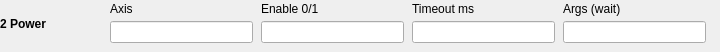
  <widget class="caFrame" name="editActionFrame2">
   <property name="geometry"><rect><x>180</x><y>258</y><width>720</width><height>52</height></rect></property>
   <property name="visibility"><enum>caFrame::Calc</enum></property>
   <property name="visibilityCalc"><string notr="true">A==2</string></property>
   <property name="channel" stdset="0"><string notr="true">$(SEQ_PFX)Edit-Action</string></property>
   <widget class="caLabel" name="editActionName2">
    <property name="geometry"><rect><x>0</x><y>2</y><width>105</width><height>43</height></rect></property>
    <property name="font"><font><bold>true</bold></font></property>
    <property name="wordWrap"><bool>true</bool></property>
    <property name="text"><string>2 Power</string></property>
   </widget>
   <widget class="caLabel" name="editAxisLabelA2_0"><property name="geometry"><rect><x>110</x><y>0</y><width>143</width><height>18</height></rect></property><property name="text"><string>Axis</string></property></widget>
   <widget class="caTextEntry" name="editAxisA2_0"><property name="geometry"><rect><x>110</x><y>21</y><width>143</width><height>22</height></rect></property><property name="channel" stdset="0"><string notr="true">$(SEQ_PFX)Edit-Axis</string></property></widget>
   <widget class="caLabel" name="editPositionLabelA2_1"><property name="geometry"><rect><x>261</x><y>0</y><width>143</width><height>18</height></rect></property><property name="text"><string>Enable 0/1</string></property></widget>
   <widget class="caTextEntry" name="editPositionA2_1"><property name="geometry"><rect><x>261</x><y>21</y><width>143</width><height>22</height></rect></property><property name="channel" stdset="0"><string notr="true">$(SEQ_PFX)Edit-Position</string></property></widget>
   <widget class="caLabel" name="editTimeoutMsLabelA2_2"><property name="geometry"><rect><x>412</x><y>0</y><width>143</width><height>18</height></rect></property><property name="text"><string>Timeout ms</string></property></widget>
   <widget class="caTextEntry" name="editTimeoutMsA2_2"><property name="geometry"><rect><x>412</x><y>21</y><width>143</width><height>22</height></rect></property><property name="channel" stdset="0"><string notr="true">$(SEQ_PFX)Edit-TimeoutMs</string></property></widget>
   <widget class="caLabel" name="editArgsLabelA2_3"><property name="geometry"><rect><x>563</x><y>0</y><width>143</width><height>18</height></rect></property><property name="text"><string>Args (wait)</string></property></widget>
   <widget class="caTextEntry" name="editArgsA2_3"><property name="geometry"><rect><x>563</x><y>21</y><width>143</width><height>22</height></rect></property><property name="channel" stdset="0"><string notr="true">$(SEQ_PFX)Edit-Args</string></property><property name="formatType"><enum>caLineEdit::string</enum></property></widget>
  </widget>
